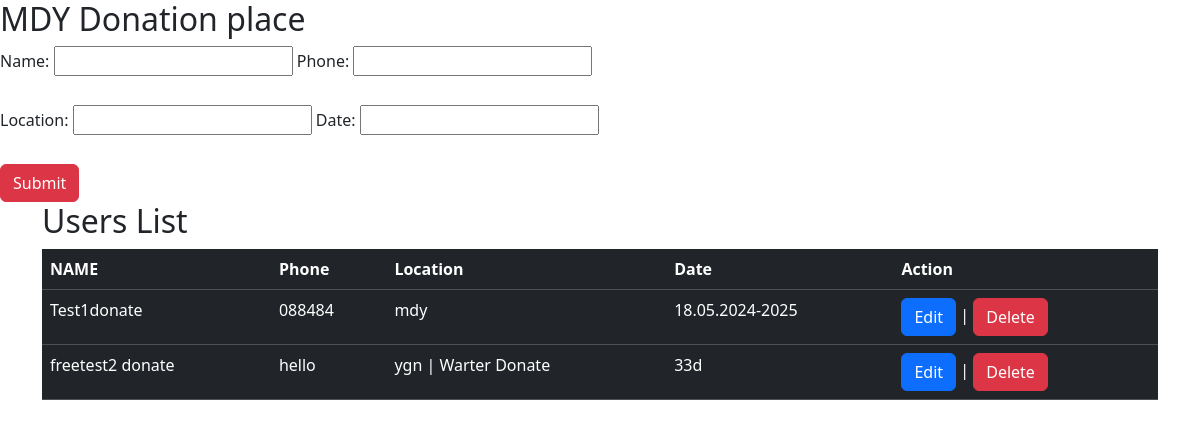
Screenshot of /mdydonate with the database file from the repository.
### tables this page shows
CREATE TABLE mdydonate (
        id INTEGER PRIMARY KEY AUTOINCREMENT,
        name TEXT NOT NULL,
        phone CHAR,
        location CHAR,
        date CHAR
        
    );

### backend.py (the view)
@app.route("/mdydonate")
def home_mdy():
    conn = sqlite3.connect(DATABASE)
    cursor = conn.cursor()
    cursor.execute("SELECT * FROM mdydonate")
    users = cursor.fetchall()
    conn.close()
    return render_template("mdy_food.html", users=users)

### templates/mdy_food.html (shortened to what this page needs)
<!DOCTYPE html>
<html lang="en">
<head>
  <link href="https://cdn.jsdelivr.net/npm/bootstrap@5.3.3/dist/css/bootstrap.min.css" rel="stylesheet">
</head>
<body>
    <h2>MDY Donation place</h2>
    <form action="/submitmd" method="POST">
        <label for="name" class="form-label">Name:</label>
        <input type="text" id="name" name="name" class="form-contorl" required>
        <label for="phone" class="form-label">Phone:</label>
        <input type="text" id="phone" name="phone"  class="form-contorl"><br><br>
        <labe for="location" class="form-label">Location:</label>
        <input type="text" id="location" name="location" class="form-contorl">
        <label for="date" class="form-label">Date:</label>
        <input type="text" id="date" name="date" class="form-contorl"><br><br>
        <button type="submit" class="btn btn-danger">Submit</button>
    </form>
    <div class="container">
        <div class="row">
            <div class="col-12">
            <h2>Users List</h2>
    <table class="table table-dark">
        <tr>
            <th> NAME</th>
            <th> Phone</th>
            <th> Location</th>
            <th> Date</th>
            <th>Action</th>
        </tr>
        {% for user in users %}
        <tr>
            <td>{{user[1]}}</td>
            <td>{{user[2]}}</td>
            <td>{{user[3]}}</td>
            <td>{{user[4]}}</td>
            <td>
                <a href="/mdydonate/edit/{{ user[0] }}" class="btn btn-primary">Edit</a> |
                <a href="/mdydonate/delete/{{ user[0] }}"class= "btn btn-danger" onclick="return confirm('Are you sure?')">Delete</a>
            </td>
        </tr>
        {% endfor %}
      </table>
      </div>
        </div>
    </div>
</body>
</html>

### rows the page displays
mdydonate: name "Test1donate", phone "088484", location "mdy", date "18.05.2024-2025"
mdydonate: name "freetest2 donate", phone "hello", location "ygn | Warter Donate", date "33d"
